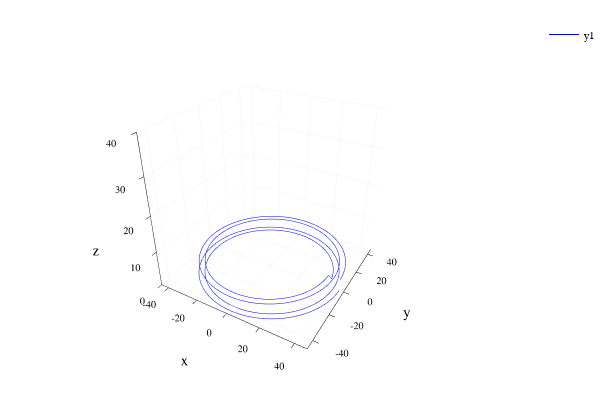

Source (notebook cell):
### Markdown cell above
Starting from the positive lead, assume you wind spiraling in, clockwise, with N turns.   
After finishing N clockwise turns, you move in N x (wire thickness) radially.   
Then you change layer. Assume you go down.   
In the new layer, the helicity of the winding stays the same with respect to the z-axis, (clockwise) but you spiral OUT.
But the top layer does not completely overlap the bottom layer. There is some displacement of a wire thickness.

### Code cell
#First try: wind coils starting from the outer diameter of the objective to the inner wall of flange
#The space between objective and flange can only fit in 3 coils, 6 doublelayer coil stack.
#Let's try to describe the geometry with (3 spiral-,3 counterspiral-turns) with a 3D plot,
# note: n turns means total of n+1 thickness along the radial direction

function coilStack(startingAngle,turns,bucketWallRadius,wt=3.5,angRes=0.003,zpos = 0)
    ang = collect(range(startingAngle, 2*pi*turns+startingAngle, length = Int(floor(2*pi*turns/angRes))))
    ang2 = collect(range(2*pi*turns+startingAngle,2*pi*2*turns+startingAngle, length = Int(floor(2*pi*turns/angRes))))
    
    #generate the top spiral of the double layer, inward
    radius = bucketWallRadius + turns*wt+wt/2; # outer radius, wt/2 is the center of the coil
    coreTop = (radius.-ang/(2*pi) * wt).*hcat(cos.(ang), sin.(ang), zeros(size(ang)));
    coreTop[:,3] = zpos .+ fill(wt,length(ang),1)
    
    #generate the bottom spiral of the double layer, outward
    innerRadius = radius-ang[end]/(2*pi)*wt;
    transitionLength = Int(floor(0.2/angRes)); #transition part is about 11 degrees
    coreBottom = (innerRadius.+(ang2.-ang[end])/(2*pi)*wt).*hcat(cos.(ang),sin.(ang), zeros(size(ang)))
    
    #generate the transition part, at the transition part, the coil form a slope in Z component
    coreBottom[1:transitionLength,3] = ( zpos + wt ) .- wt/transitionLength *(1:1.0:transitionLength)
    
    coreBottom[transitionLength + 1 : end, 3] = zpos * ones( length(coreBottom[transitionLength + 1 : end, 3]) )
    return vcat(coreTop, coreBottom)
end
samplecoil = coilStack(0.0,2,71/2) # the diameter for the objective = 71 mm
plt = path3d(samplecoil[:,1],samplecoil[:,2],samplecoil[:,3],zlim=(0,40),xlab = "x",ylab="y",zlab="z",color = "blue")

### Figure 1 — Plotly figure (JSON) as saved in the notebook; plotly's stock layout.template omitted (floating-point values rounded to 4 significant figures; data arrays with more than 128 entries replaced by an {"elided": "..."} marker saying what was removed)
{"data": [{"colorbar": {"title": ""}, "hoverinfo": "text", "legendgroup": "y1", "line": {"color": "rgba(0, 0, 255, 1.000)", "dash": "solid", "shape": "linear", "width": 1}, "mode": "lines", "name": "y1", "showlegend": true, "text": {"elided": "8376 null values"}, "type": "scatter3d", "x": {"elided": "8376 float values"}, "xaxis": "x1", "y": {"elided": "8376 float values"}, "yaxis": "y1", "z": {"elided": "8376 float values"}, "zmax": 0.1, "zmin": -0.1}], "layout": {"annotations": [], "height": 400, "legend": {"bgcolor": "rgba(255, 255, 255, 1.000)", "bordercolor": "rgba(0, 0, 0, 1.000)", "font": {"color": "rgba(0, 0, 0, 1.000)", "family": "sans-serif", "size": 11}, "tracegroupgap": 0, "x": 1, "y": 1}, "margin": {"b": 20, "l": 0, "r": 0, "t": 20}, "paper_bgcolor": "rgba(255, 255, 255, 1.000)", "plot_bgcolor": "rgba(255, 255, 255, 1.000)", "scene": {"camera": {"eye": {"x": 1.126, "y": -1.95, "z": 1.3}}, "xaxis": {"anchor": "y1", "domain": [0.07647, 0.9934], "gridcolor": "rgba(0, 0, 0, 0.100)", "gridwidth": 0.5, "linecolor": "rgba(0, 0, 0, 1.000)", "mirror": false, "range": [-45.11, 46.85], "showgrid": true, "showline": true, "showticklabels": true, "tickangle": 0, "tickcolor": "rgb(0, 0, 0)", "tickfont": {"color": "rgba(0, 0, 0, 1.000)", "family": "sans-serif", "size": 11}, "tickmode": "array", "ticks": "inside", "ticktext": ["-40", "-20", "0", "20", "40"], "tickvals": [-40, -20, 0, 20, 40], "title": "x", "titlefont": {"color": "rgba(0, 0, 0, 1.000)", "family": "sans-serif", "size": 15}, "type": "-", "visible": true, "zeroline": false, "zerolinecolor": "rgba(0, 0, 0, 1.000)"}, "yaxis": {"anchor": "x1", "domain": [0.07581, 0.9902], "gridcolor": "rgba(0, 0, 0, 0.100)", "gridwidth": 0.5, "linecolor": "rgba(0, 0, 0, 1.000)", "mirror": false, "range": [-45.98, 45.98], "showgrid": true, "showline": true, "showticklabels": true, "tickangle": 0, "tickcolor": "rgb(0, 0, 0)", "tickfont": {"color": "rgba(0, 0, 0, 1.000)", "family": "sans-serif", "size": 11}, "tickmode": "array", "ticks": "inside", "ticktext": ["-40", "-20", "0", "20", "40"], "tickvals": [-40, -20, 0, 20, 40], "title": "y", "titlefont": {"color": "rgba(0, 0, 0, 1.000)", "family": "sans-serif", "size": 15}, "type": "-", "visible": true, "zeroline": false, "zerolinecolor": "rgba(0, 0, 0, 1.000)"}, "zaxis": {"gridcolor": "rgba(0, 0, 0, 0.100)", "gridwidth": 0.5, "linecolor": "rgba(0, 0, 0, 1.000)", "mirror": false, "range": [0, 40], "showgrid": true, "showline": true, "showticklabels": true, "tickangle": 0, "tickcolor": "rgb(0, 0, 0)", "tickfont": {"color": "rgba(0, 0, 0, 1.000)", "family": "sans-serif", "size": 11}, "tickmode": "array", "ticks": "inside", "ticktext": ["0", "10", "20", "30", "40"], "tickvals": [0, 10, 20, 30, 40], "title": "z", "titlefont": {"color": "rgba(0, 0, 0, 1.000)", "family": "sans-serif", "size": 15}, "type": "-", "visible": true, "zeroline": false, "zerolinecolor": "rgba(0, 0, 0, 1.000)"}}, "showlegend": true, "width": 600}}
